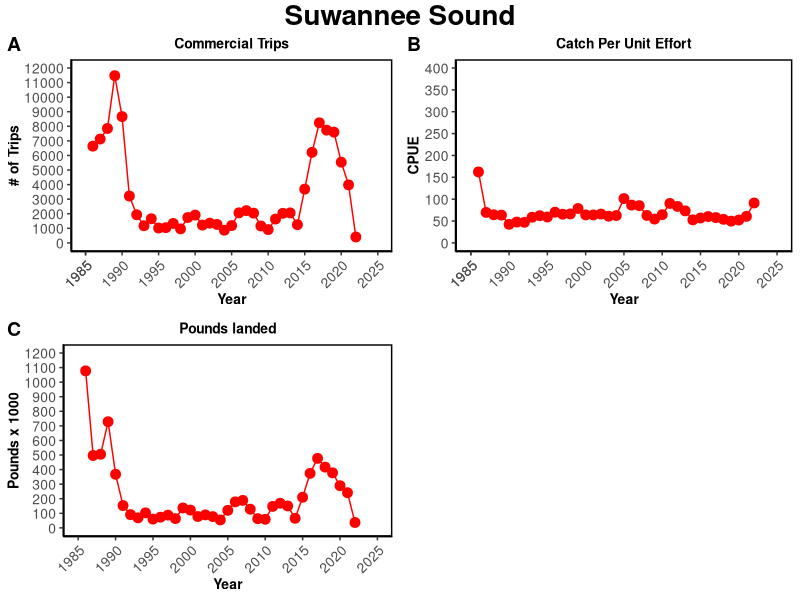
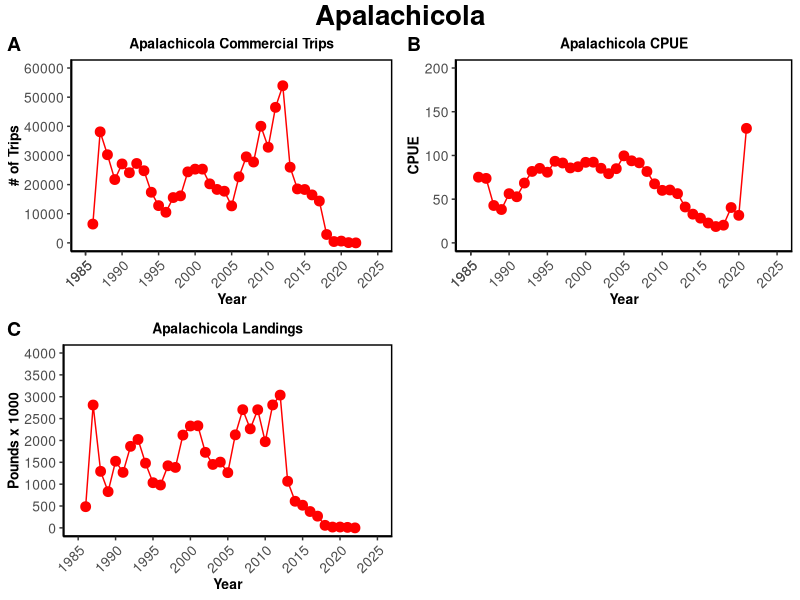
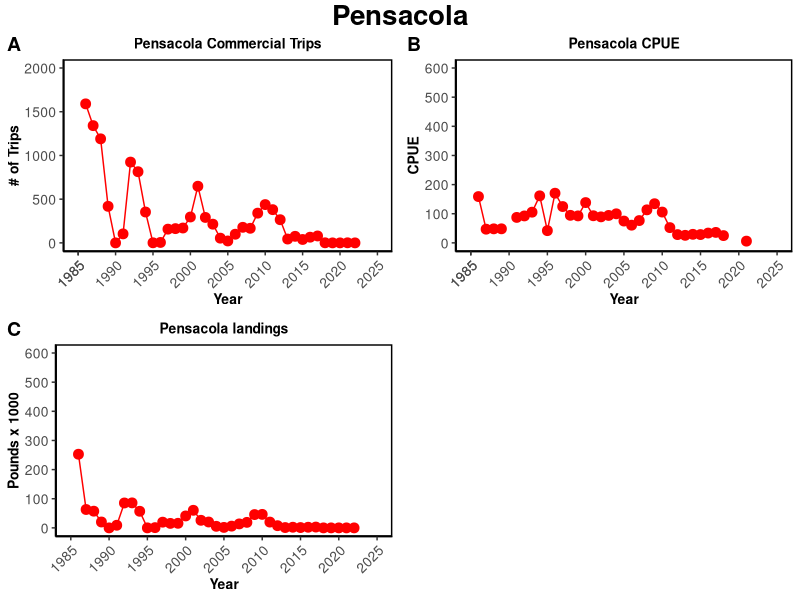
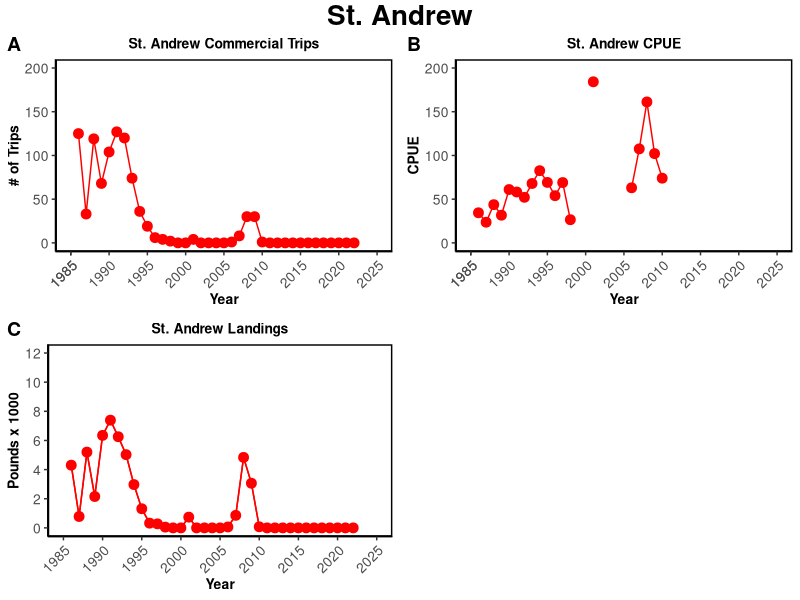
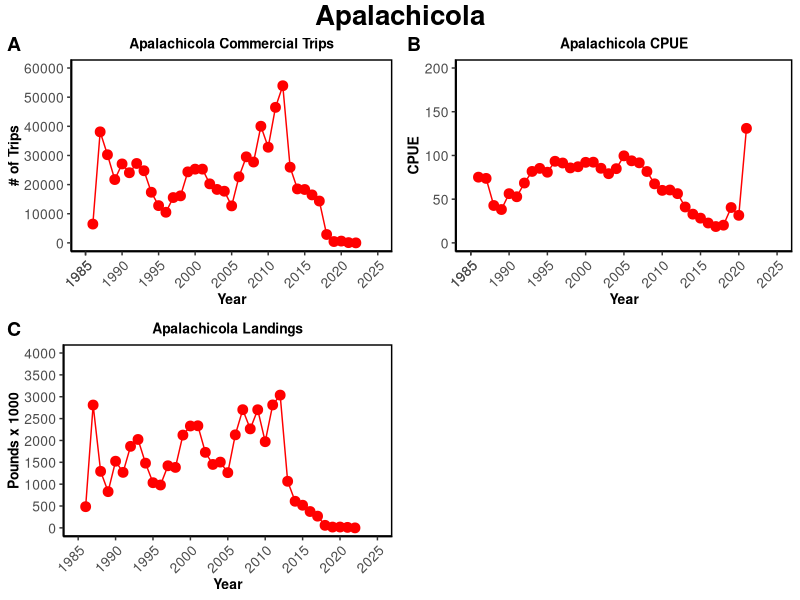
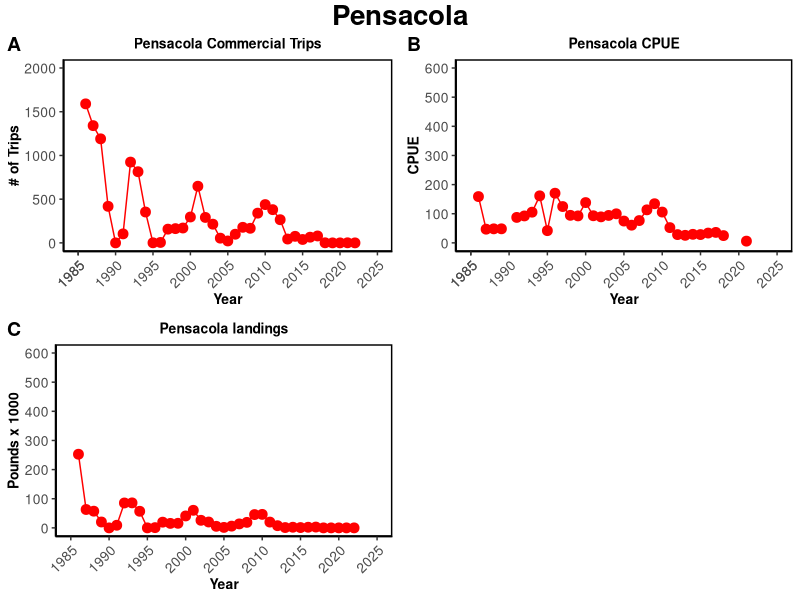
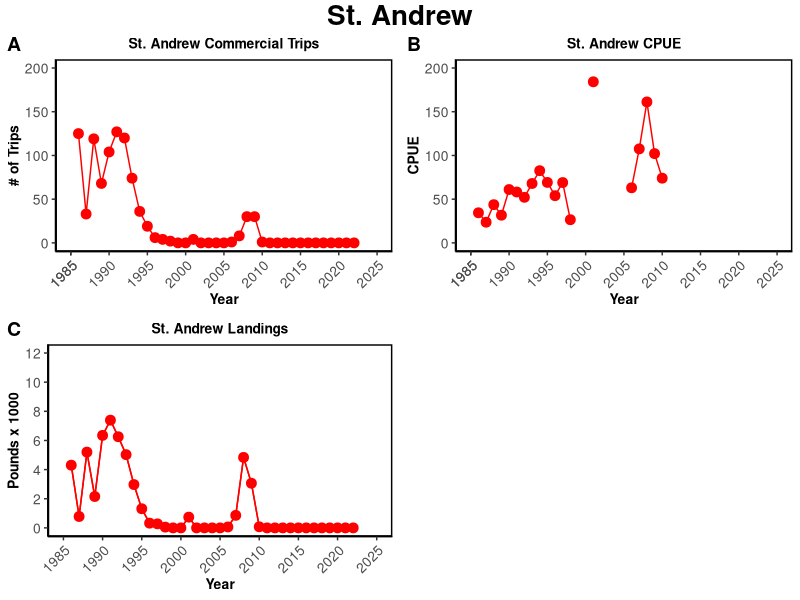
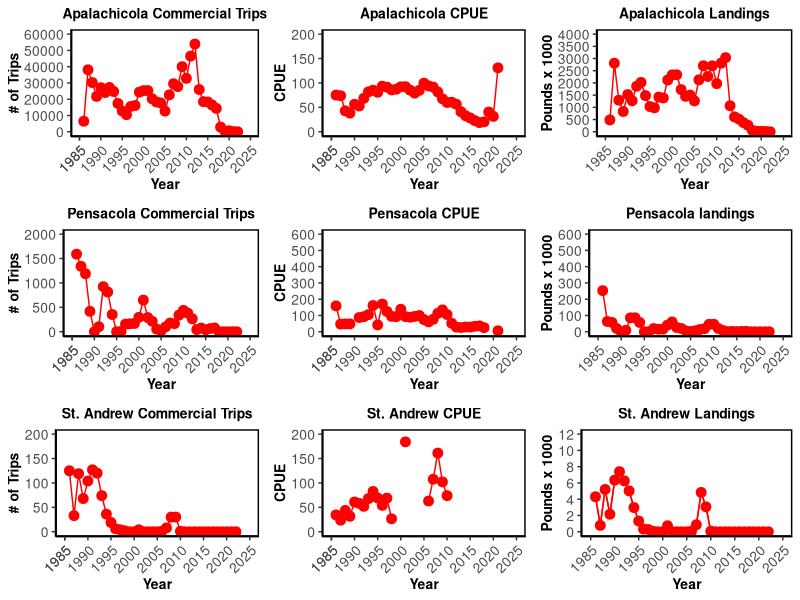

Recreate these plots in R, in order.
### Conversions for oyster landings data ###
# Goal - to get the volume of shell removed each year based off of the landings data
# to do this we must somehow convert the meat weight provided in the landings data to the volume of shell
# we can do this by
# meat weight --> # of bushels --> # of oysters --> meat weight per oyster --> pounds to grams --> dry weight --> height --> volume per oyster --> total volume

## Harvest Areas of interest and the counties used to represent them ##
#Suwannee = Dixie and Levy
#Apalachicola = Gulf and Franklin
#Pensacola = Santa Rosa and Escambia
#Choctawhatchee/St. Andrew = Ocaloosa and Walton


setwd("~/Git/AB_DEP/Landings_threebay")

library(dplyr)
library(ggplot2)
library(ggpubr)

## reading in the landings data and cleaning it up to include only the counties we are interested in ##

post_1984 <- read.csv("oyster_landings_by_county_84to22.csv", header = TRUE)

pst2<- subset(post_1984, post_1984$Year > 1985)

post_1984 <- pst2

#post_1984 <- select(post_1984, Year, County_Landed, Pounds)

#Suwannee
Dixie <- filter(post_1984, County_Landed == "DIXIE")
Levy <- filter(post_1984, County_Landed == "LEVY")
Dixie <- select(Dixie, Year, Pounds, Trips, Average_Price, Estimated_Value)
Levy <- select(Levy, Year, Pounds, Trips, Average_Price, Estimated_Value)
colnames(Dixie) <- c("Year", "D.pounds","D.trips","D.avg_price","D.est.val") 
colnames(Levy) <- c("Year", "L.pounds","L.trips","L.avg_price","L.est.val") 
suw_counties <- full_join(Dixie, Levy, by = "Year")  # join the two together into one data frame so all the years are listed for each county so we can add them together later
Dixie1<-data.frame(Year=suw_counties$Year,   # separate the counties out again into their own data frames so we can add them together
                   pounds=suw_counties$D.pounds, 
                   trips=suw_counties$D.trips, 
                   avg_price=suw_counties$D.avg_price, 
                   est_val=suw_counties$D.est.val)
Levy1<-data.frame(Year=suw_counties$Year, 
                  pounds=suw_counties$L.pounds, 
                  trips=suw_counties$L.trips, 
                  avg_price=suw_counties$L.avg_price, 
                  est_val=suw_counties$L.est.val)
Levy1[is.na(Levy1)] <- 0 # replace NAs with 0 so we can add columns in the next step
Dixie1[is.na(Dixie1)] <- 0 # replace NAs with 0 so we can add columns in the next step
suw<-Dixie1+Levy1 # add Dixie and Levy data to consolidate into suwannee
suw$Year<-suw$Year/2 # fix the year

#Apalachicola
Gulf <- filter(post_1984, County_Landed == "GULF")
Franklin <- filter(post_1984, County_Landed == "FRANKLIN")
Gulf <- select(Gulf, Year, Pounds, Trips, Average_Price, Estimated_Value)
Franklin <- select(Franklin, Year, Pounds, Trips, Average_Price, Estimated_Value)
colnames(Gulf) <- c("Year", "G.pounds","G.trips","G.avg_price","G.est.val") 
colnames(Franklin) <- c("Year", "F.pounds","F.trips","F.avg_price","F.est.val") 
apa_counties <- full_join(Gulf, Franklin, by = "Year")  # join the two together into one data frame so all the years are listed for each county so we can add them together later
Gulf1<-data.frame(Year=apa_counties$Year,   # separate the counties out again into their own data frames so we can add them together
                   pounds=apa_counties$G.pounds, 
                   trips=apa_counties$G.trips, 
                   avg_price=apa_counties$G.avg_price, 
                   est_val=apa_counties$G.est.val)
Franklin1<-data.frame(Year=apa_counties$Year, 
                  pounds=apa_counties$F.pounds, 
                  trips=apa_counties$F.trips, 
                  avg_price=apa_counties$F.avg_price, 
                  est_val=apa_counties$F.est.val)
Franklin1[is.na(Franklin1)] <- 0 # replace NAs with 0 so we can add columns in the next step
Gulf1[is.na(Gulf1)] <- 0 # replace NAs with 0 so we can add columns in the next step
apa<-Gulf1+Franklin1 # add Gulf and Franklin data to consolidate into apalachicola
apa$Year<-apa$Year/2 # fix the year

#Pensacola
Santa_Rosa <- filter(post_1984, County_Landed == "SANTA ROSA")
Escambia <- filter(post_1984, County_Landed == "ESCAMBIA")
Santa_Rosa <- select(Santa_Rosa, Year, Pounds, Trips, Average_Price, Estimated_Value)
Escambia <- select(Escambia, Year, Pounds, Trips, Average_Price, Estimated_Value)
colnames(Santa_Rosa) <- c("Year", "SR.pounds","SR.trips","SR.avg_price","SR.est.val") 
colnames(Escambia) <- c("Year", "E.pounds","E.trips","E.avg_price","E.est.val") 
pens_counties <- full_join(Santa_Rosa, Escambia, by = "Year")  # join the two together into one data frame so all the years are listed for each county so we can add them together later
Santa_Rosa1<-data.frame(Year=pens_counties$Year,   # separate the counties out again into their own data frames so we can add them together
                  pounds=pens_counties$SR.pounds, 
                  trips=pens_counties$SR.trips, 
                  avg_price=pens_counties$SR.avg_price, 
                  est_val=pens_counties$SR.est.val)
Escambia1<-data.frame(Year=pens_counties$Year, 
                      pounds=pens_counties$E.pounds, 
                      trips=pens_counties$E.trips, 
                      avg_price=pens_counties$E.avg_price, 
                      est_val=pens_counties$E.est.val)
Escambia1[is.na(Escambia1)] <- 0 # replace NAs with 0 so we can add columns in the next step
Santa_Rosa1[is.na(Santa_Rosa1)] <- 0 # replace NAs with 0 so we can add columns in the next step
pens<-Santa_Rosa1+Escambia1 # add Santa_Rosa and Escambia data to consolidate into pensacola
pens$Year<-pens$Year/2 # fix the year

#Choctawhatchee/St. Andrew
Okaloosa <- filter(post_1984, County_Landed == "OKALOOSA")
Walton <- filter(post_1984, County_Landed == "WALTON")
Okaloosa <- select(Okaloosa, Year, Pounds, Trips, Average_Price, Estimated_Value)
Walton <- select(Walton, Year, Pounds, Trips, Average_Price, Estimated_Value)
colnames(Okaloosa) <- c("Year", "O.pounds","O.trips","O.avg_price","O.est.val") 
colnames(Walton) <- c("Year", "W.pounds","W.trips","W.avg_price","W.est.val") 
choc_counties <- full_join(Okaloosa, Walton, by = "Year")  # join the two together into one data frame so all the years are listed for each county so we can add them together later
Okaloosa1<-data.frame(Year=choc_counties$Year,   # separate the counties out again into their own data frames so we can add them together
                  pounds=choc_counties$O.pounds, 
                  trips=choc_counties$O.trips, 
                  avg_price=choc_counties$O.avg_price, 
                  est_val=choc_counties$O.est.val)
Walton1<-data.frame(Year=choc_counties$Year, 
                      pounds=choc_counties$W.pounds, 
                      trips=choc_counties$W.trips, 
                      avg_price=choc_counties$W.avg_price, 
                      est_val=choc_counties$W.est.val)
Walton1[is.na(Walton1)] <- 0 # replace NAs with 0 so we can add columns in the next step
Okaloosa1[is.na(Okaloosa1)] <- 0 # replace NAs with 0 so we can add columns in the next step
choc<-Okaloosa1+Walton1 # add Okaloosa and Walton data to consolidate into choctawhatchee
choc$Year<-choc$Year/2 # fix the year



suw <- select(suw, Year, pounds, trips, avg_price, est_val)
apa <- select(apa, Year, pounds, trips, avg_price, est_val)
pens <- select(pens, Year, pounds, trips, avg_price, est_val)
choc <- select(choc, Year, pounds, trips, avg_price, est_val)


colnames(suw) <- c("Year", "suw.pounds","suw.trips","suw.avg_price","suw.est.val") 
colnames(apa) <- c("Year", "apa.pounds","apa.trips","apa.avg_price","apa.est.val") 
colnames(pens) <- c("Year", "pens.pounds","pens.trips","pens.avg_price","pens.est.val") 
colnames(choc) <- c("Year", "choc.pounds","choc.trips","choc.avg_price","choc.est.val") 


landings_84to22 <- full_join(suw, apa, by = "Year")
landings_84to22 <- full_join(landings_84to22, pens, by="Year")
landings_84to22 <- full_join(landings_84to22, choc, by="Year") # this is the cleaned landings data we will use

## Now we start the conversions

# converting the meat weight from the landings data to the number of bushels
landings_84to22$suw.bushels<-landings_84to22$suw.pounds/6.5625  #from FWC conversion factors
landings_84to22$apa.bushels<-landings_84to22$apa.pounds/6.5625
landings_84to22$pens.bushels<-landings_84to22$pens.pounds/6.5625
landings_84to22$choc.bushels<-landings_84to22$choc.pounds/6.5625

#converting the # of bushels to the # of oysters
landings_84to22$suw.count<-landings_84to22$suw.bushels*225  #from Berrigan paper
landings_84to22$apa.count<-landings_84to22$apa.bushels*225
landings_84to22$pens.count<-landings_84to22$pens.bushels*225
landings_84to22$choc.count<-landings_84to22$choc.bushels*225

#converting from # of oysters to meat weight per oyster
landings_84to22$suw.ind_wt<-landings_84to22$suw.pounds/landings_84to22$suw.count
landings_84to22$apa.ind_wt<-landings_84to22$apa.pounds/landings_84to22$apa.count
landings_84to22$pens.ind_wt<-landings_84to22$pens.pounds/landings_84to22$pens.count
landings_84to22$choc.ind_wt<-landings_84to22$choc.pounds/landings_84to22$choc.count

#convert from pounds to grams
landings_84to22$suw.grams<-landings_84to22$suw.ind_wt*453.592
landings_84to22$apa.grams<-landings_84to22$apa.ind_wt*453.592
landings_84to22$pens.grams<-landings_84to22$pens.ind_wt*453.592
landings_84to22$choc.grams<-landings_84to22$choc.ind_wt*453.592

#for later use
land<-landings_84to22


#### using the minimum harvest size height (75mm)

#converting from height to volume
land$logvol_suw_2<-75*0.034867+0.928140 #from Hajovsky et al
land$vol_suw_2<-exp(land$logvol_suw_2)
land$logvol_apa_2<-75*0.034867+0.928140
land$vol_apa_2<-exp(land$logvol_apa_2)
land$logvol_pens_2<-75*0.034867+0.928140
land$vol_pens_2<-exp(land$logvol_pens_2)
land$logvol_choc_2<-75*0.034867+0.928140
land$vol_choc_2<-exp(land$logvol_choc_2)

#convert from individual oyster volume to total volume per county per year
land$tot_vol_S_2<-land$vol_suw_2*land$suw.count
land$tot_vol_A_2<-land$vol_apa_2*land$apa.count
land$tot_vol_P_2<-land$vol_pens_2*land$pens.count
land$tot_vol_C_2<-land$vol_choc_2*land$choc.count

#convert from mL to meters cubed
land$Vol_S_m3_2<-land$tot_vol_S_2*0.000001
land$Vol_A_m3_2<-land$tot_vol_A_2*0.000001
land$Vol_P_m3_2<-land$tot_vol_P_2*0.000001
land$Vol_C_m3_2<-land$tot_vol_C_2*0.000001

#calculating the number of lone cabbages
LC<-16000/1.308 #yards to meters
land[is.na(land)] = 0
land$num_LC_suw<-land$Vol_S_m3_2/LC
land$num_LC_apa<-land$Vol_A_m3_2/LC
land$num_LC_pens<-land$Vol_P_m3_2/LC
land$num_LC_choc<-land$Vol_C_m3_2/LC

# Calculate CPUE, this is catch/trips
land$suw.CPUE<-land$suw.pounds/land$suw.trips
land$apa.CPUE<-land$apa.pounds/land$apa.trips
land$pens.CPUE<-land$pens.pounds/land$pens.trips
land$choc.CPUE<-land$choc.pounds/land$choc.trips


#plots

names(land)



d1 <- land %>% 
  dplyr::select(Year, suw.pounds,suw.trips,suw.avg_price,suw.CPUE,Vol_S_m3_2)

names(d1) <- c("Year", "suw.pounds","suw.trips","suw.price","suw.cpue","suw.removed" )
  
names(d1)


#### Plots for Suwannee Sound ####
#number of cubic meters removed from suwannee sound
s1<-ggplot(data = d1, aes(x = Year, y = suw.removed)) +
  geom_point(colour ="red", size=3) +   geom_line(colour ="red")+
  theme_classic()+
  scale_x_continuous(limits=c(1985,2025),breaks=c(1985, 1985, 1990,
                                                  1995,2000, 2005, 2010,2015,2020, 2025)) +
  scale_y_continuous(limits=c(0,1400),breaks=c(0,200,400,600, 800, 1000, 1200, 1400))+
  theme(axis.text=element_text(size=10),
        axis.title=element_text(size=10),
        plot.title =element_text(size=10, hjust = 0.5),
        axis.text.x = element_text(angle = 45, hjust = 1),
        panel.border = element_rect(color = "black", size = 1, fill = NA, 
                                    linetype="solid")) +
  labs(title = "Shell Material Removed",
       y = "Cubic Meters Removed")


#number of trips in suwannee sound
s2<-ggplot(data = d1, aes(x = Year, y = suw.trips)) +
  
  geom_point(colour ="red", size=3) +   geom_line(colour ="red")+
  theme_classic()+
  scale_x_continuous(limits=c(1985,2025),breaks=c(1985, 1985, 1990,
                                                  1995,2000, 2005, 2010,2015,2020, 2025)) +
  scale_y_continuous(limits=c(0,12000),breaks=c(seq(0,12000, by= 1000))) +
  theme(axis.text=element_text(size=10),axis.title=element_text(size=10,
                                                                face="bold"),
        plot.title =element_text(size=10, face='bold', hjust = 0.5),
        axis.text.x = element_text(angle = 45, hjust = 1),
        panel.border = element_rect(color = "black", size = 1, fill = NA, 
                                    linetype="solid")) +
  labs(title = "Commercial Trips",
       y = "# of Trips")

# CPUE for Suwannee Sound
s3<-ggplot(data=d1, aes(x=Year, y=suw.cpue))+
  geom_point(colour ="red", size=3) +   geom_line(colour ="red")+
  theme_classic()+
  scale_x_continuous(limits=c(1985,2025),breaks=c(1985, 1985, 1990,1995,2000, 2005, 
                                                  2010,2015,2020,2025)) +
  scale_y_continuous(limits=c(0,400),breaks=c(0,50,100,150,200,250,300,350,400))+
  theme(axis.text=element_text(size=10),axis.title=element_text(size=10,
                                                                face="bold"),
        plot.title =element_text(size=10, face='bold', hjust = 0.5),
        axis.text.x = element_text(angle = 45, hjust = 1),
        panel.border = element_rect(color = "black", size = 1, fill = NA, 
                                    linetype="solid")) +
  labs(title = "Catch Per Unit Effort",
       y = "CPUE")

#landings in Suwannee sound
s4<-ggplot(data = d1, aes(x = Year, y = suw.pounds/1000)) +
    geom_point(colour ="red", size=3) +   geom_line(colour ="red")+
    theme_classic()+
    scale_x_continuous(limits=c(1985,2025),breaks=c(1985,1990, 1995, 2000, 2005, 
                                                    2010,2015,2020,2025)) +
    scale_y_continuous(limits=c(0,1200),breaks=c(0, 100, 200, 300, 400, 500, 600, 700, 
                                                   800, 900, 1000, 1100, 1200))+
    theme(axis.text=element_text(size=10),axis.title=element_text(size=10,
                                                                  face="bold"),
          plot.title =element_text(size=10, face='bold', hjust = 0.5),
          axis.text.x = element_text(angle = 45, hjust = 1),
          panel.border = element_rect(color = "black", size = 1, fill = NA, 
                                      linetype="solid")) +
    labs(title = "Pounds landed",
         y = "Pounds x 1000")

suw_fig<-ggarrange(s2,s3,s4, 
                    labels = c("A", "B", "C", "D"),
                    ncol = 2, nrow = 2)
annotate_figure(suw_fig,
                top = text_grob("Suwannee Sound", color = "black", face = "bold", size = 20))

#ggsave("suwannee_dependent.pdf", width = 10, height = 10)

#### Apalachicola ####
d2 <- land %>% 
  dplyr::select(Year, apa.pounds,apa.trips,apa.avg_price,apa.CPUE,Vol_A_m3_2)

names(d2) <- c("Year", "apa.pounds","apa.trips","apa.price","apa.cpue","apa.removed")

names(d2)

#### Plots for Apalachicola ####
#number of cubic meters removed from Apalachicola sound
a1<-ggplot(data = d2, aes(x = Year, y = apa.removed)) +
  geom_point(colour ="red", size=3) +   geom_line(colour ="red")+
  theme_classic()+
  scale_x_continuous(limits=c(1985,2025),breaks=c(1985,1985,1990,1995,2000,2005,2010,2015,2020,2025))+
  scale_y_continuous(limits=c(0,1400),breaks=c(0,200,400,600,800,1000,1200,1400))+
  theme(axis.text=element_text(size=10),
        axis.title=element_text(size=10),
        plot.title =element_text(size=10, hjust = 0.5),
        axis.text.x = element_text(angle = 45, hjust = 1),
        panel.border = element_rect(color = "black", size = 1, fill = NA, 
                                    linetype="solid")) +
  labs(title = "Shell Material Removed",
       y = "Cubic Meters Removed")


#number of trips in apalachicola
a2<-ggplot(data = d2, aes(x = Year, y = apa.trips)) +
  
  geom_point(colour ="red", size=3) +   geom_line(colour ="red")+
  theme_classic()+
  scale_x_continuous(limits=c(1985,2025),breaks=c(1985, 1985, 1990,
                                                  1995,2000, 2005, 2010,2015,2020, 2025)) +
  scale_y_continuous(limits=c(0,60000),breaks=c(0,10000,20000,30000,40000,50000, 60000)) +
  theme(axis.text=element_text(size=10),axis.title=element_text(size=10,
                                                                face="bold"),
        plot.title =element_text(size=10, face='bold', hjust = 0.5),
        axis.text.x = element_text(angle = 45, hjust = 1),
        panel.border = element_rect(color = "black", size = 1, fill = NA, 
                                    linetype="solid")) +
  labs(title = "Apalachicola Commercial Trips",
       y = "# of Trips")

# CPUE for Apalachicola
a3<-ggplot(data=d2, aes(x=Year, y=apa.cpue))+
  geom_point(colour ="red", size=3) +   geom_line(colour ="red")+
  theme_classic()+
  scale_x_continuous(limits=c(1985,2025),breaks=c(1985, 1985, 1990,1995,2000, 2005, 
                                                  2010,2015,2020,2025)) +
  scale_y_continuous(limits=c(0,200),breaks=c(0,50,100,150,200))+
  theme(axis.text=element_text(size=10),axis.title=element_text(size=10,
                                                                face="bold"),
        plot.title =element_text(size=10, face='bold', hjust = 0.5),
        axis.text.x = element_text(angle = 45, hjust = 1),
        panel.border = element_rect(color = "black", size = 1, fill = NA, 
                                    linetype="solid")) +
  labs(title = "Apalachicola CPUE",
       y = "CPUE")

#landings in Apalachicola
a4<-ggplot(data = d2, aes(x = Year, y = apa.pounds/1000)) +
  geom_point(colour ="red", size=3) +   geom_line(colour ="red")+
  theme_classic()+
  scale_x_continuous(limits=c(1985,2025),breaks=c(1985,1990, 1995, 2000, 2005, 
                                                  2010,2015,2020,2025)) +
  scale_y_continuous(limits=c(0,4000),breaks=c(0, 500, 1000, 1500, 2000, 2500, 3000, 3500, 
                                               4000))+
  theme(axis.text=element_text(size=10),axis.title=element_text(size=10,
                                                                face="bold"),
        plot.title =element_text(size=10, face='bold', hjust = 0.5),
        axis.text.x = element_text(angle = 45, hjust = 1),
        panel.border = element_rect(color = "black", size = 1, fill = NA, 
                                    linetype="solid")) +
  labs(title = "Apalachicola Landings",
       y = "Pounds x 1000")

apa_fig<-ggarrange(a2,a3,a4, 
                   labels = c("A", "B", "C", "D"),
                   ncol = 2, nrow = 2)
annotate_figure(apa_fig,
                top = text_grob("Apalachicola", color = "black", face = "bold", size = 20))

ggsave("apalach_dependent.pdf", width = 10, height = 10)


#### Pensacola ####
#volume in meters cubed of shell material removed from Pensacola
d3 <- land %>% 
  dplyr::select(Year, pens.pounds,pens.trips,pens.avg_price,pens.CPUE,Vol_A_m3_2)

names(d3) <- c("Year", "pen.pounds","pen.trips","pen.price","pen.cpue","pen.removed")

#### Plots for pensacola ####
#number of cubic meters removed from pensacola sound
p1<-ggplot(data = d3, aes(x = Year, y = pen.removed)) +
  geom_point(colour ="red", size=3) +   geom_line(colour ="red")+
  theme_classic()+
  scale_x_continuous(limits=c(1985,2025),breaks=c(1985,1985,1990,1995,2000,2005,2010,2015,2020,2025))+
  scale_y_continuous(limits=c(0,4000),breaks=c(seq(0,4000, by= 500)))+
  theme(axis.text=element_text(size=10),
        axis.title=element_text(size=10),
        plot.title =element_text(size=10, hjust = 0.5),
        axis.text.x = element_text(angle = 45, hjust = 1),
        panel.border = element_rect(color = "black", size = 1, fill = NA, 
                                    linetype="solid")) +
  labs(title = "Shell Material Removed",
       y = "Cubic Meters Removed")

#number of trips in pensacola
p2<-ggplot(data = d3, aes(x = Year, y = pen.trips)) +
  
  geom_point(colour ="red", size=3) +   geom_line(colour ="red")+
  theme_classic()+
  scale_x_continuous(limits=c(1985,2025),breaks=c(1985, 1985, 1990,
                                                  1995,2000, 2005, 2010,2015,2020, 2025)) +
  scale_y_continuous(limits=c(0,2000),breaks=c(seq(0,2000, by= 500))) +
  theme(axis.text=element_text(size=10),axis.title=element_text(size=10,
                                                                face="bold"),
        plot.title =element_text(size=10, face='bold', hjust = 0.5),
        axis.text.x = element_text(angle = 45, hjust = 1),
        panel.border = element_rect(color = "black", size = 1, fill = NA, 
                                    linetype="solid")) +
  labs(title = "Pensacola Commercial Trips",
       y = "# of Trips")

# CPUE for pensacola
p3<-ggplot(data=d3, aes(x=Year, y=pen.cpue))+
  geom_point(colour ="red", size=3) +   geom_line(colour ="red")+
  theme_classic()+
  scale_x_continuous(limits=c(1985,2025),breaks=c(1985, 1985, 1990,1995,2000, 2005, 
                                                  2010,2015,2020,2025)) +
  scale_y_continuous(limits=c(0,600),breaks=c(seq(0,600, by= 100)))+
  theme(axis.text=element_text(size=10),axis.title=element_text(size=10,
                                                                face="bold"),
        plot.title =element_text(size=10, face='bold', hjust = 0.5),
        axis.text.x = element_text(angle = 45, hjust = 1),
        panel.border = element_rect(color = "black", size = 1, fill = NA, 
                                    linetype="solid")) +
  labs(title = "Pensacola CPUE",
       y = "CPUE")

#landings in pensacola
p4<-ggplot(data = d3, aes(x = Year, y = pen.pounds/1000)) +
  geom_point(colour ="red", size=3) +   geom_line(colour ="red")+
  theme_classic()+
  scale_x_continuous(limits=c(1985,2025),breaks=c(1985,1990, 1995, 2000, 2005, 
                                                  2010,2015,2020,2025)) +
  scale_y_continuous(limits=c(0,600),breaks=c(seq(0,600, by= 100)))+
  theme(axis.text=element_text(size=10),axis.title=element_text(size=10,
                                                                face="bold"),
        plot.title =element_text(size=10, face='bold', hjust = 0.5),
        axis.text.x = element_text(angle = 45, hjust = 1),
        panel.border = element_rect(color = "black", size = 1, fill = NA, 
                                    linetype="solid")) +
  labs(title = "Pensacola landings",
       y = "Pounds x 1000")

pen_fig<-ggarrange(p2,p3,p4, 
                   labels = c("A", "B", "C", "D"),
                   ncol = 2, nrow = 2)
annotate_figure(pen_fig,
                top = text_grob("Pensacola", color = "black", face = "bold", size = 20))

ggsave("pensacola_dependent.pdf", width = 10, height = 10)


#### Choctawhatchee ####
d4 <- land %>% 
  dplyr::select(Year, choc.pounds,choc.trips,choc.avg_price,choc.CPUE,Vol_A_m3_2)

names(d4) <- c("Year", "choc.pounds","choc.trips","choc.price","choc.cpue","choc.removed")

#### Plots for St. Andrew ####
#number of cubic meters removed from St. Andrew sound
s1<-ggplot(data = d4, aes(x = Year, y = choc.removed)) +
  geom_point(colour ="red", size=3) +   geom_line(colour ="red")+
  theme_classic()+
  scale_x_continuous(limits=c(1985,2025),breaks=c(1985,1985,1990,1995,2000,2005,2010,2015,2020,2025))+
  scale_y_continuous(limits=c(0,4000),breaks=c(0,500,1000,1500,2000,2500,3000,3500,4000))+
  theme(axis.text=element_text(size=10),
        axis.title=element_text(size=10),
        plot.title =element_text(size=10, hjust = 0.5),
        axis.text.x = element_text(angle = 45, hjust = 1),
        panel.border = element_rect(color = "black", size = 1, fill = NA, 
                                    linetype="solid")) +
  labs(title = "Shell Material Removed",
       y = "Cubic Meters Removed")

#number of trips in St. Andrew
s2<-ggplot(data = d4, aes(x = Year, y = choc.trips)) +
  geom_point(colour ="red", size=3) +   geom_line(colour ="red")+
  theme_classic()+
  scale_x_continuous(limits=c(1985,2025),breaks=c(1985, 1985, 1990,
                                                  1995,2000, 2005, 2010,2015,2020, 2025)) +
  scale_y_continuous(limits=c(0,200),breaks=c(0,50,100,150,200)) +
  theme(axis.text=element_text(size=10),axis.title=element_text(size=10,
                                                                face="bold"),
        plot.title =element_text(size=10, face='bold', hjust = 0.5),
        axis.text.x = element_text(angle = 45, hjust = 1),
        panel.border = element_rect(color = "black", size = 1, fill = NA, 
                                    linetype="solid")) +
  labs(title = "St. Andrew Commercial Trips",
       y = "# of Trips")

# CPUE for St. Andrew
s3<-ggplot(data=d4, aes(x=Year, y=choc.cpue))+
  geom_point(colour ="red", size=3) +   geom_line(colour ="red")+
  theme_classic()+
  scale_x_continuous(limits=c(1985,2025),breaks=c(1985, 1985, 1990,1995,2000, 2005, 
                                                  2010,2015,2020,2025)) +
  scale_y_continuous(limits=c(0,200),breaks=c(0,50,100,150,200,250))+
  theme(axis.text=element_text(size=10),axis.title=element_text(size=10,
                                                                face="bold"),
        plot.title =element_text(size=10, face='bold', hjust = 0.5),
        axis.text.x = element_text(angle = 45, hjust = 1),
        panel.border = element_rect(color = "black", size = 1, fill = NA, 
                                    linetype="solid")) +
  labs(title = "St. Andrew CPUE",
       y = "CPUE")

#landings in St. Andrew
s4<-ggplot(data = d4, aes(x = Year, y = choc.pounds/1000)) +
  geom_point(colour ="red", size=3) +   geom_line(colour ="red")+
  geom_line(colour ="red")+
  theme_classic()+
  scale_x_continuous(limits=c(1985,2025),breaks=c(1985,1990, 1995, 2000, 2005, 
                                                  2010,2015,2020,2025)) +
  scale_y_continuous(limits=c(0,12),breaks=c(0, 2, 4, 6, 8, 10, 12))+
                       theme(axis.text=element_text(size=10),axis.title=element_text(size=10,
                                                                                     face="bold"),
                             plot.title =element_text(size=10, face='bold', hjust = 0.5),
                             axis.text.x = element_text(angle = 45, hjust = 1),
                             panel.border = element_rect(color = "black", size = 1, fill = NA, 
                                                         linetype="solid")) +
labs(title = "St. Andrew Landings",
y = "Pounds x 1000")
                     
choc_fig<-ggarrange(s2,s3,s4, 
       labels = c("A", "B", "C", "D"),
       ncol = 2, nrow = 2)
   
annotate_figure(choc_fig,
                top = text_grob("St. Andrew", color = "black", face = "bold", size = 20))

ggsave("stAndrew_dependent.pdf", width = 10, height = 10)

######
#all arrange
# all_fig<-ggarrange(a2,a3,a4,p2,p3,p4,s2,s3,s4, 
#                     labels = c("A", "B", "C", "D", "E",
#                                "F","G","H","I"),
#                     ncol = 3, nrow = 3)

#annotate_figure(all_fig,
#                top = text_grob("Fisheries Dependent", color = "black", face = "bold", size = 20))

#all arrange
 all_fig<-ggarrange(a2,a3,a4,p2,p3,p4,s2,s3,s4, 
                          ncol = 3, nrow = 3)


ggsave("all_dependent_fig.png", width = 10, height = 10)

